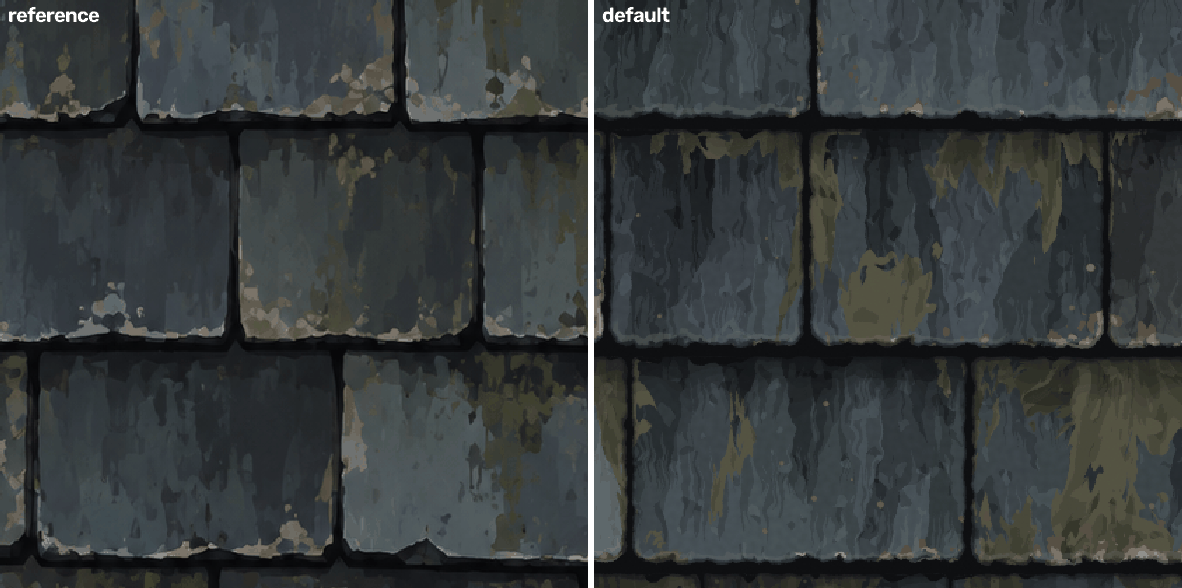
#> input picture procedural-textures/recipes/slate_layers/integration/takeover/crop_ref_vs_default.png, 1182 x 588 px
$ python make_normal.py takeover/crop_ref_vs_default.png out.png 1.0   (older library calls are emulated)
#> lines starting #> are read from the running program, lines starting #| are printed output that depends on the picture; after the words box and inside, x2 and y2 are one past the last pixel; in counts of white or black regions, pixels touching at a corner belong together
#> further down, h is the input picture: shape (588, 1182, 3); mean B, G, R 60.1, 59.3, 54.6
# What this does (plain words): makes the NORMAL map (the picture that tells a game engine which way each dot of the surface faces) from the HEIGHT
# picture, the way the reference's own normal map was made: a 3 x 3 Sobel slope of the 8-bit height with whole-number strength 7 (slate), wrapping
# round the tile edges so the map tiles. (The harness's own normal uses a plain two-neighbour slope; this one matches the reference's way.)
# Output: OpenGL convention (green points UP the picture), 8-bit PNG.
# Use: python3 -I make_normal.py HEIGHT16.png OUT_NORMAL.png [strength 7]
import sys
import cv2
import numpy as np
def sobel_normal_from_height(height_16bit, strength=7.0, eight_bit_first=True):
#> called with strength = 1, eight_bit_first = True
    h = height_16bit.astype(np.float64) / 65535.0
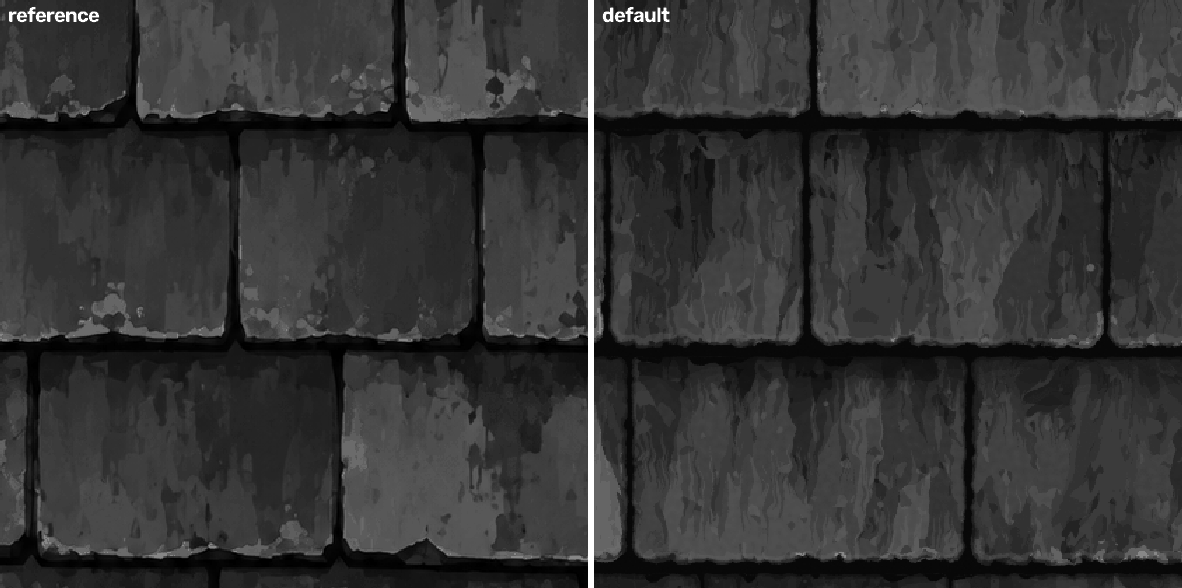
#> h: shape (588, 1182) float64; min 0.000137, max 0.00389, mean 0.000916; drawn with min black and max white
    if eight_bit_first:
        h = np.round(h * 255.0) / 255.0                 # the reference height is an 8-bit picture; its normal was made from that
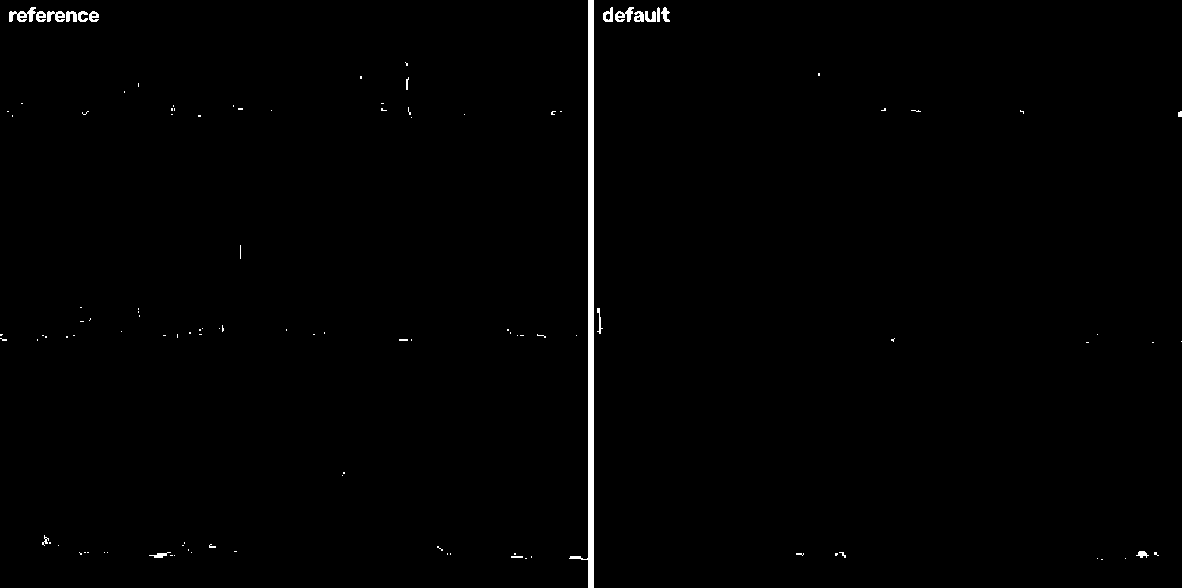
#> h: shape (588, 1182) float64; values 0 (black) and 0.00392 (white), 0.78% white; 116 white regions (96 under 20 px), largest, box (x1, y1, x2, y2) and area: (569, 0, 594, 588) 3572, (9, 7, 36, 22) 201, (615, 7, 634, 22) 145
    pad = np.pad(h, 2, mode='wrap')
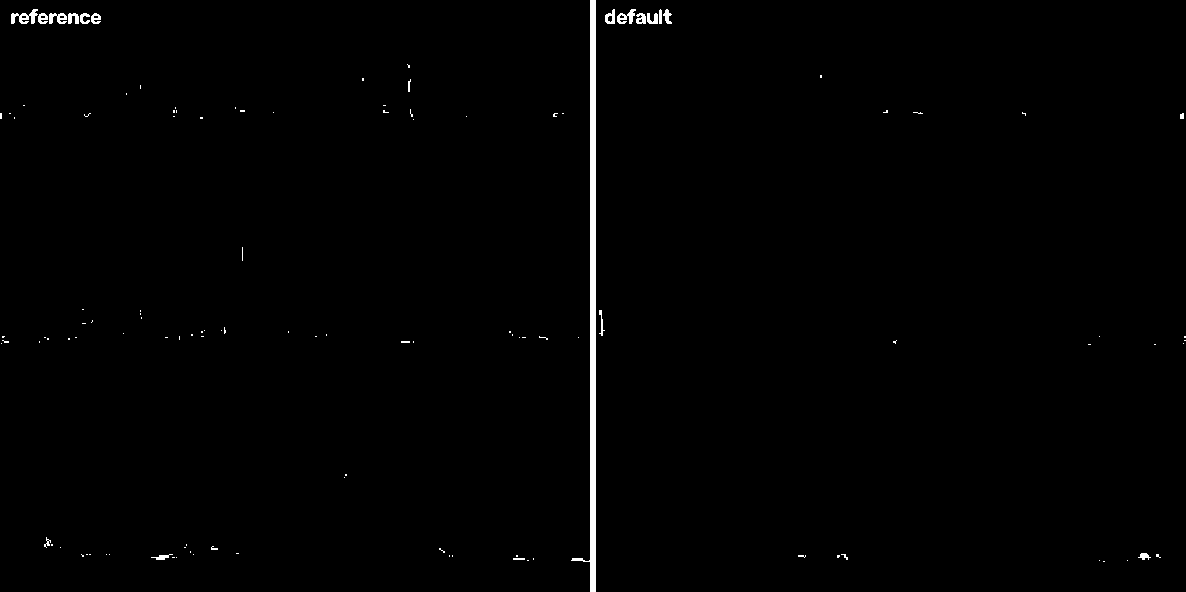
#> pad: shape (592, 1186) float64; values 0 (black) and 0.00392 (white), 0.78% white; 120 white regions (100 under 20 px), largest, box (x1, y1, x2, y2) and area: (571, 0, 596, 592) 3596, (11, 9, 38, 24) 201, (617, 9, 636, 24) 145
    hx = cv2.Sobel(pad, cv2.CV_64F, 1, 0, ksize=3)[2:-2, 2:-2] / 8.0
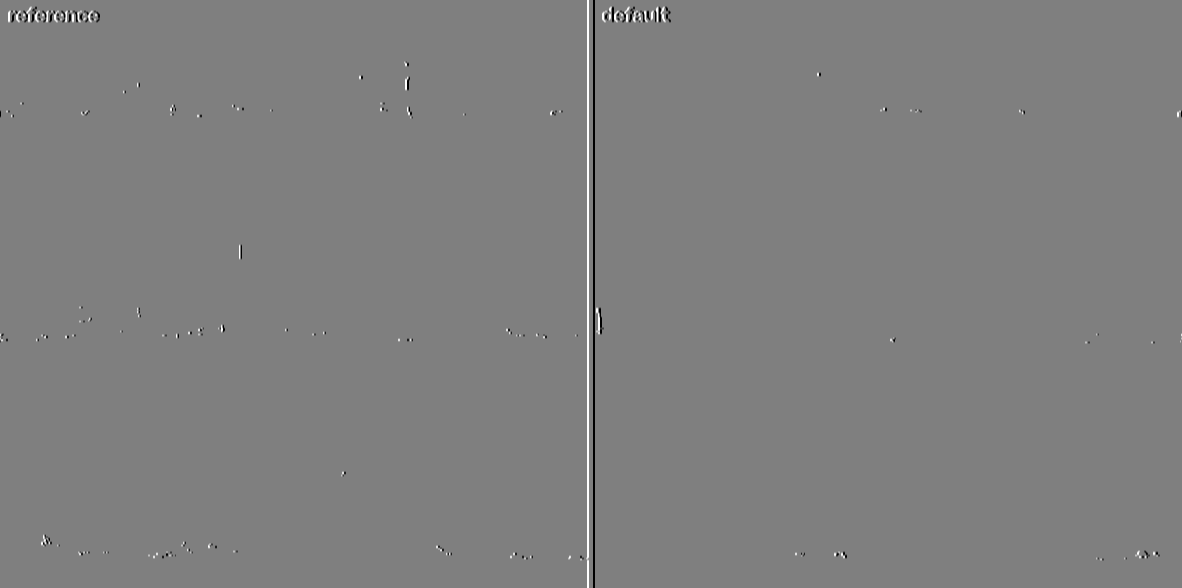
#> hx: shape (588, 1182) float64; min -0.00196, max 0.00196, mean 0; drawn with min black and max white
    hy = cv2.Sobel(pad, cv2.CV_64F, 0, 1, ksize=3)[2:-2, 2:-2] / 8.0      # per step DOWN the picture
    nx, ny, nz = -strength * hx, strength * hy, np.ones_like(h)           # up the picture = minus the downward slope
#> nz: shape (588, 1182) float64; every value is 1
    length = np.sqrt(nx ** 2 + ny ** 2 + nz ** 2)
    return np.stack([nx / length, ny / length, nz / length], axis=-1)
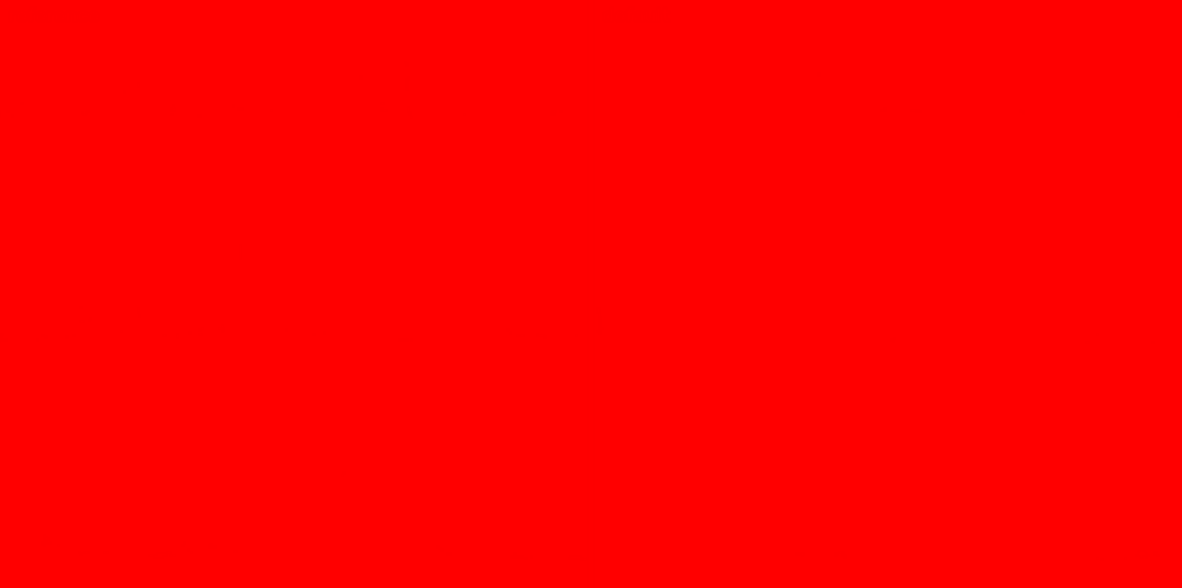
#> returned value: shape (588, 1182, 3) float64; mean of channels 0, 1, 2 4.54e-14, 5.97e-14, 1; drawn with min black and max white
if __name__ == '__main__':
    h = cv2.imread(sys.argv[1], cv2.IMREAD_UNCHANGED)
    h = h[..., 0] if h.ndim == 3 else h
    n = sobel_normal_from_height(h, float(sys.argv[3]) if len(sys.argv) > 3 else 7.0)
    cv2.imwrite(sys.argv[2], ((n * 0.5 + 0.5) * 255).round().astype(np.uint8)[..., ::-1])
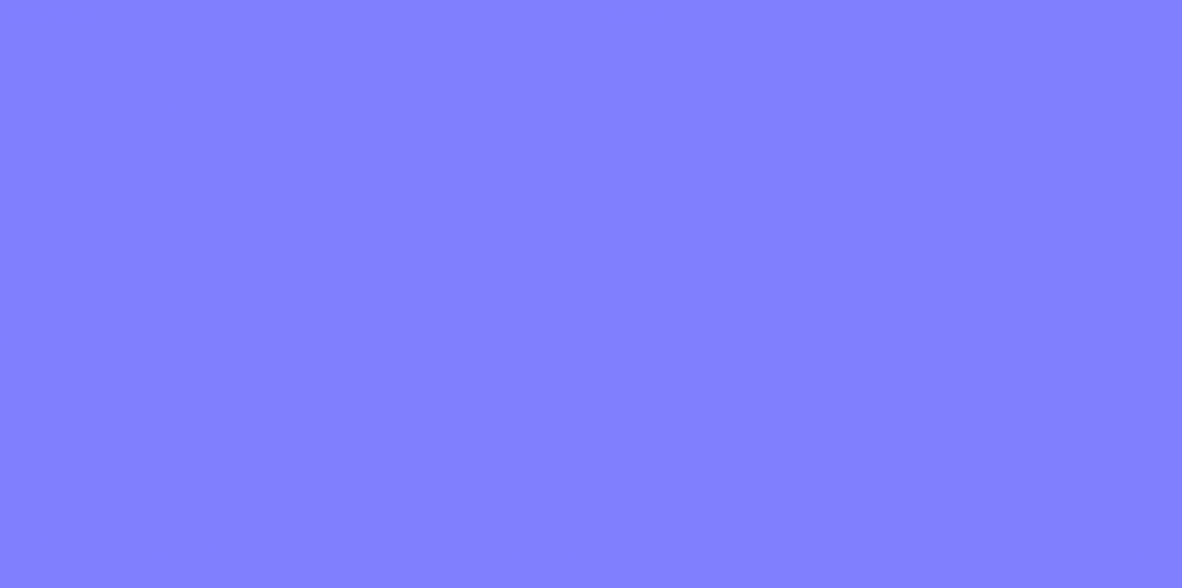
#> saved as out.png: shape (588, 1182, 3); mean B, G, R 255, 128, 128
